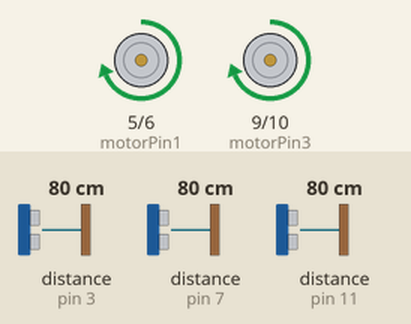
This sketch was run on a simulated Arduino Uno, built with avr-gcc and run on an emulated ATmega328P. Shown: motor-driver pin pairs drawn as motors (green arrow = first pin HIGH = forward, orange = second pin HIGH = backward, longer = more drive). Wiring (inferred from the names in the program): 3 × ultrasonic range finder: trigger pin 2, echo pin 3 / trigger pin 8, echo pin 7 / trigger pin 12, echo pin 11. The inputs (shaded band) are chosen by the test bench; at power-on: distance to the obstacle (sensors on pin 3, pin 7, pin 11) 80 cm. The echo pulse lasts 58.3 µs per cm; random numbers use the default seed unless the sketch sets one.

Above: at 1.2 s.
1.3 s: distance to the obstacle (sensor on pin 3) set to 19 cm
2.8 s: distance to the obstacle (sensor on pin 3) set to 15 cm
At 4.1 s:
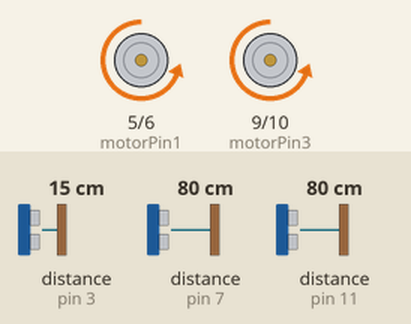
5.8 s: distance to the obstacle (sensor on pin 7) set to 85 cm
At 6.5 s:
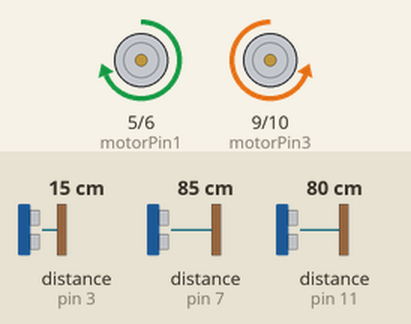
7.4 s: distance to the obstacle (sensor on pin 7) set to 2 cm
At 8.2 s:
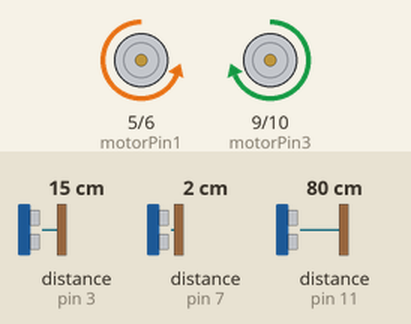
9.3 s: distance to the obstacle (sensor on pin 7) set to 120 cm
At 9.9 s:
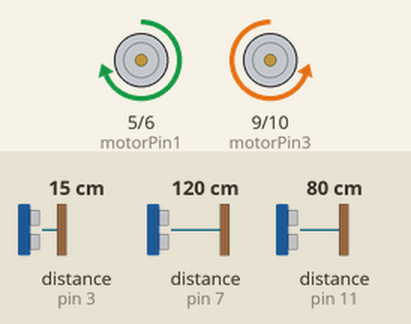
Timing chart, 0 to 12.0 s (numbered marks = the images above; inputs shaded):
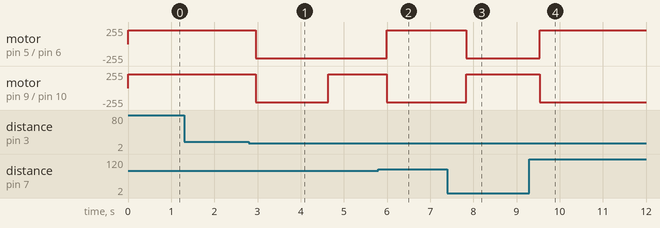

The sketch:

robot-solution-one.ino
```cpp
// Motor A
const int motorPin1  = 5;
const int motorPin2  = 6  ;
// Motor B
const int motorPin3  = 9;
const int motorPin4  = 10;

// Defines ultrasonic pins numbers
// Forward sensor
const int trigPin1 = 2;
const int echoPin1 = 3;

// Left sensor
const int trigPin2 = 8;
const int echoPin2 = 7;

// Right sensor
const int trigPin3 = 12;
const int echoPin3 = 11;

int currentDirection = 0;

void setup() {
  //Serial.begin(9600); // open serial port, set the baud rate to 9600 bps

  //Set pins as outputs
  pinMode(motorPin1, OUTPUT);
  pinMode(motorPin2, OUTPUT);
  pinMode(motorPin3, OUTPUT);
  pinMode(motorPin4, OUTPUT);

  pinMode(trigPin1, OUTPUT); // Sets the trigPin on forward sensor as an Output
  pinMode(echoPin1, INPUT); // Sets the echoPin on forward sensor as an Input
  pinMode(trigPin2, OUTPUT); // Sets the trigPin on left sensor as an Output
  pinMode(echoPin2, INPUT); // Sets the echoPin on left sensor as an Input
  pinMode(trigPin3, OUTPUT); // Sets the trigPin on right sensor as an Output
  pinMode(echoPin3, INPUT); // Sets the echoPin on right sensor as an Input

  // Move forward
  forward();
  currentDirection = 1;

  // Seed the random number generator
  randomSeed(analogRead(0));
}

void loop() {
  // Find out where we can go!
  int turn = 0;

  // Get distances
  int fDistance = getDistance(trigPin1, echoPin1);
  int lDistance = getDistance(trigPin2, echoPin2);
  int rDistance = getDistance(trigPin3, echoPin3);

  // Which direction can we go ??
  int canGoForward = fDistance > 15 ? 1 : 0;
  int canGoLeft = lDistance > 15 && lDistance > rDistance;
  int canGoRight =  rDistance > 15 && rDistance > lDistance;

  // Work out next turn
  turn = calculateTurn(canGoForward, canGoLeft, canGoRight);

  // Make next turn if direction is different
  if(turn != currentDirection){
    currentDirection = turn;
    changeDirection(turn);
  }

  delay(100);
}

int calculateTurn(int F, int L, int R) {
  int direction = 0;

  if(F == 1){
    direction = 1;
  }
  else if(R == 1){
    direction = 2;
  }
  else if(L == 1){
    direction = 4;
  }
  else {
    direction = 3;
  }
  return direction;
}

void changeDirection(int d) {
  // let's pause for a bit
  delay(100);

  // Now change the direction based on whatever was passed in
  if(d == 1){
    forward();
  }
  else if(d == 2) {
    right();
  }
  else if(d == 3) {
    reverse();
  }
  else if(d == 4) {
    left();
  }
}

void forward() {
  doMove(210, 0, 210, 0);
}

void reverse() {
  doMove(0, 210, 0, 210);
  delay(random(500, 2000));
  right();
}

void halt() {
  doMove(0, 0, 0, 0);
}

void right() {
  doMove(0, 210, 210, 0);
  delay(random(1000, 2000));
}

void left() {
  doMove(210, 0, 0, 210);
  delay(random(1000, 2000));
}

void doMove(int m1, int m2, int m3, int m4){
  analogWrite(motorPin1, m1);
  analogWrite(motorPin2, m2);
  analogWrite(motorPin3, m3);
  analogWrite(motorPin4, m4);
}

int getDistance(int tPin, int ePin) {
  long duration;
  int distance;

  // Clears the trigPin
  digitalWrite(tPin, LOW);
  delayMicroseconds(2);

  // Sets the trigPin on HIGH state for 10 micro seconds
  digitalWrite(tPin, HIGH);
  delayMicroseconds(10);
  digitalWrite(tPin, LOW);

  // Reads the echoPin, returns the sound wave travel time in microseconds
  duration = pulseIn(ePin, HIGH);

  // Calculating the distance
  distance = duration*0.034/2;
  return distance;
}
```

Measured:
- the behaviour switches between 17 and 16 cm on distance to the obstacle (sensor on pin 3) (found by bisection; images 0 and 1)
- the behaviour switches between 80 and 81 cm on distance to the obstacle (sensor on pin 7) (found by bisection; images 1 and 2)
- after the input at 1.3 s, every drawn part: stays the same
- after the input at 2.8 s, motor on pin 5 (motorPin1) / pin 6 (motorPin2): forward 210/255 → backward 210/255 after 0.15 s; motor on pin 9 (motorPin3) / pin 10 (motorPin4): forward 210/255 → backward 210/255 after 0.15 s, → forward 210/255 1.7 s later
- after the input at 5.8 s, motor on pin 5 (motorPin1) / pin 6 (motorPin2): backward 210/255 → forward 210/255 after 0.19 s; motor on pin 9 (motorPin3) / pin 10 (motorPin4): forward 210/255 → backward 210/255 after 0.19 s
- after the input at 7.4 s, motor on pin 5 (motorPin1) / pin 6 (motorPin2): forward 210/255 → backward 210/255 after 0.43 s; motor on pin 9 (motorPin3) / pin 10 (motorPin4): backward 210/255 → forward 210/255 after 0.43 s
- after the input at 9.3 s, motor on pin 5 (motorPin1) / pin 6 (motorPin2): backward 210/255 → forward 210/255 after 0.24 s; motor on pin 9 (motorPin3) / pin 10 (motorPin4): forward 210/255 → backward 210/255 after 0.24 s
